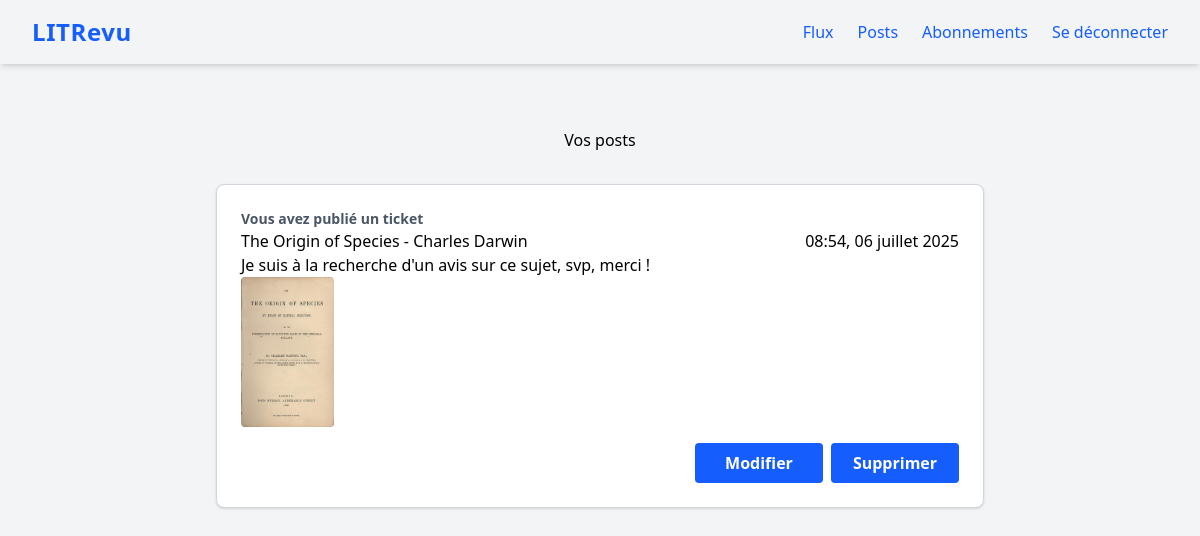
Page /posts/ (signed in) on the committed database.
### review/models.py (models this page shows, shortened)
class Ticket(models.Model):
    title = models.CharField(max_length=128)
    description = models.CharField(max_length=2048, blank=True)
    user = models.ForeignKey(
        to=settings.AUTH_USER_MODEL, on_delete=models.CASCADE)
    image = models.ImageField(blank=True, null=True)
    created = models.DateTimeField(default=timezone.now)

### review/views.py (the view)
# urls.py: path('posts/', review.views.posts, name='posts'),
@login_required
def posts(request):
    tickets = models.Ticket.objects.filter(user=request.user).annotate(
        post_type=Value('ticket', output_field=CharField())
    )
    reviews = models.Review.objects.filter(user=request.user).annotate(
        post_type=Value('review', output_field=CharField())
    )
    posts = sorted(
        list(tickets) + list(reviews),
        key=lambda obj: getattr(obj, 'created', None),
        reverse=True
    )
    return render(request, 'review/posts.html', context={'posts': posts}, )

### review/templates/review/posts.html (shortened to what this page needs)
{% extends 'base.html' %}
{% load review_extras %}
{% load static %}
{% block content %}
    <main role="main">
        <h1 class="text-center my-8">Vos posts</h1>
        <div class="grid-container">
        {% for post in posts %}
            {% if post.post_type == 'review' %}
                <div class="border-2 border-blue-400 bg-blue-50 rounded-lg shadow p-6 mb-4">
                    <div class="flex justify-between items-center">
                        {% if post.user == user %}
                            <p class="text-sm text-gray-600 font-semibold">Vous avez publié une critique</p>
                        {% else %}
                            <p class="text-sm text-gray-600 font-semibold">{{ post.user }} a publié une critique</p>
                        {% endif %}
                        <p class="text-right mb-0">{{ post.created|date:"H:i, d F Y" }}</p>
                    </div>
                    <div class="flex items-baseline mt-2 gap-4">
                        <h2 class="font-bold text-lg text-blue-900">{{ post.headline }}</h2>
                        <div class="rating-display">
                            {% display_stars post.rating %}
                        </div>
                    </div>
                    <p class="mb-2">{{ post.body }}</p>
                    <div class="border border-gray-300 bg-white rounded p-4 my-4">
                        <span class="font-semibold">Ticket - {% if post.ticket.user == user %}Vous{% else %}{{ post.ticket.user }}{% endif %}</span><br>
                        <span class="font-bold">{{ post.ticket.title }}</span><br>
                        <span>{{ post.ticket.description }}</span>
                        {% if post.ticket.image %}<br>
                            <img src="{{ post.ticket.image.url }}" alt="Image du ticket {{ post.ticket.title }}" class="max-w-[100px] max-h-[100px] rounded mt-2">
                        {% endif %}
                    </div>
                    <div class="button-container-right">
                        <a href="{% url 'edit-review' post.id %}"><button type="button" class="bg-blue-600 text-white px-4 py-2 rounded hover:bg-blue-700 font-semibold transition w-32">Modifier</button></a>
                        <a href="{% url 'delete-review' post.id %}"><button type="button" class="bg-blue-600 text-white px-4 py-2 rounded hover:bg-blue-700 font-semibold transition w-32">Supprimer</button></a>
                    </div>
                </div>
            {% elif post.post_type == 'ticket' %}
                <div class="bg-white rounded-lg shadow p-6 mb-4 border border-gray-300">
                    {% if post.user == user %}
                        <p class="text-sm text-gray-600 font-semibold">Vous avez publié un ticket</p>
                    {% else %}
                        <p class="text-sm text-gray-600 font-semibold">{{ post.user }} a publié un ticket</p>
                    {% endif %}
                    {% include "review/_ticket.html" %}
                    <div class="button-container-right">
                        <a href="{% url 'edit-ticket' post.id %}"><button type="button" class="bg-blue-600 text-white px-4 py-2 rounded hover:bg-blue-700 font-semibold transition w-32">Modifier</button></a>
                        <a href="{% url 'delete-ticket' post.id %}"><button type="button" class="bg-blue-600 text-white px-4 py-2 rounded hover:bg-blue-700 font-semibold transition w-32">Supprimer</button></a>
                    </div>
                </div>
            {% endif %}
        {% endfor %}
        </div>
    </main>
{% endblock content %}

### review/templates/review/_ticket.html
<div class="ticket">
    <div class="flex justify-between items-center">
        <h2 class="mb-0">{{ post.title }}</h2>
        <p class="text-right mb-0">{{ post.created|date:"H:i, d F Y" }}</p>
    </div>
    <p>{{ post.description }}</p>
    {% if post.image %}
        <img src="{{ post.image.url }}" alt="Image du ticket {{ post.title }}" class="max-w-[150px] max-h-[150px] rounded mb-2" />
    {% endif %}
</div>

### review/static/review/css/styles.css (style rules this page uses)
.button-container-right { display: flex !important; justify-content: flex-end !important; gap: 0.5rem !important; margin-top: 1rem !important; width: 100% !important; }
.button-container-right a { text-decoration: none !important; }

### rows in the picture
Ticket: shows "Vous avez publié un ticket", title "The Origin of Species - Charles Darwin", created "08:54, 06 juillet 2025", description "Je suis à la recherche d'un avis sur ce sujet, svp, merci !", image (picture)
